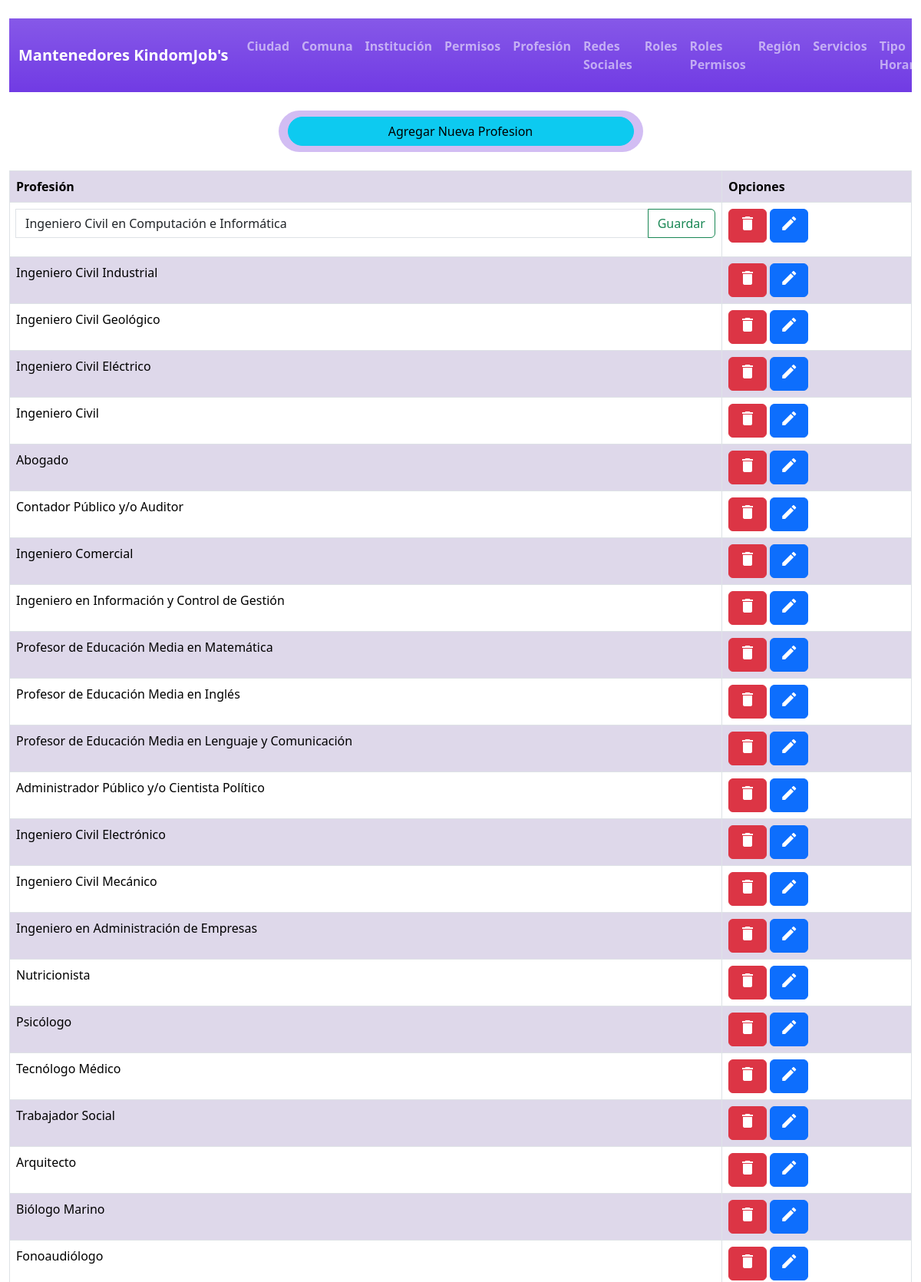
/admin/mantenedor_profesion/form_edicion_profesion.php?id_e=1 (upper part), run on the app's committed database.
### tables this page shows
CREATE TABLE `profesion` (
  `id_profesion` int(11) NOT NULL,
  `nombre_profesion` varchar(100) NOT NULL
);

### admin/mantenedor_profesion/form_edicion_profesion.php (the view, shortened to what this page needs)
<?php
    require('..\conexion.php');
    $id_profesion_recibido = $_GET["id_e"];
    $consulta = "SELECT * FROM profesion WHERE id_profesion = '$id_profesion_recibido'";
    $resultado = mysqli_query($conexion, $consulta);
    while ($row = mysqli_fetch_assoc($resultado))
    {
        $id_profesion_r = $row["id_profesion"];
    }
?>
<!DOCTYPE html>
<html lang="es">
<head>
    <link rel="stylesheet" href="../estilos.css">
    <link href="https://cdn.jsdelivr.net/npm/bootstrap@5.3.3/dist/css/bootstrap.min.css" rel="stylesheet"
>
</head>
<body>
    <div class="container-fluid contenedorcompleto py-4">
    <nav class="navbar navbar-expand-lg bg-gradient bg-opacity-50" data-bs-theme="dark" style="background-color: rgb(113, 59, 228);">
            <div class="container-fluid mt-2 mb-2">
                <a class="navbar-brand" href="../index.php"><b>Mantenedores KindomJob's</b></a>
                <div class="collapse navbar-collapse" id="navbarNav">
                    <ul class="navbar-nav">
                        <li class="nav-item">
                            <a class="nav-link" href="../mantenedor_ciudad/index_ciudad.php"><b>Ciudad</b></a>
                        </li>
                        <li class="nav-item">
                            <a class="nav-link" href="../mantenedor_comuna/index_comuna.php"><b>Comuna</b></a>
                        </li>
                        <li class="nav-item">
                            <a class="nav-link" href="../mantenedor_institucion/index_institucion.php"><b>Institución</b></a>
                        </li>
                        <li class="nav-item">
                            <a class="nav-link" href="../mantenedor_permiso/index_permiso.php"><b>Permisos</b></a>
                        </li>
                        <li class="nav-item">
                            <a class="nav-link" href="../mantenedor_profesion/index_profesion.php"><b>Profesión</b></a>
                        </li>
                        <li class="nav-item">
                            <a class="nav-link" href="../mantenedor_redes_sociales/index_rs.php"><b>Redes Sociales</b></a>
                        </li>
                        <li class="nav-item">
                            <a class="nav-link" href="../mantenedor_roles/index_rol.php"><b>Roles</b></a>
                        </li>
                        <li class="nav-item">
                            <a class="nav-link" href="../mantenedor_roles_permisos/index_rol_permiso.php"><b>Roles Permisos</b></a>
                        </li>
                        <li class="nav-item">
                            <a class="nav-link" href="../mantenedor_region/index_region.php"><b>Región</b></a>
                        </li>
                        <li class="nav-item">
                            <a class="nav-link" href="../mantenedor_servicio/index_servicio.php"><b>Servicios</b></a>
                        </li>
                        <li class="nav-item">
                            <a class="nav-link" href="../mantenedor_tiempohorario/index_th.php"><b>Tipo Horario</b></a>
                        </li>
                    </ul>
                </div>
            </div>
        </nav>
        <br>
        <div class="container text-center">
            <div class="row">
                <div class="col">
                </div>
                <div class="col-6 col-xl-5 col-sm rounded-pill" style="background-color: rgba(115, 52, 216, 0.322);">
                    <div class="d-grid gap-2 py-2">
                            <button type="button" class="btn  btn-info rounded-pill" data-bs-toggle="modal" data-bs-target="#exampleModal">
                                Agregar Nueva Profesion
                            </button>
                    </div>
                </div>
                <div class="col">
                </div>
            </div>
        </div>
        <br>
        <table class="table table-striped table-bordered">
            <tr>
                <th>Profesión</th>
                <th>Opciones</th>
            </tr>
            <?php
        $consulta = "SELECT * FROM profesion";
        $resultado = mysqli_query($conexion, $consulta);
        while ($row = mysqli_fetch_assoc($resultado))
        {
            $id_profesion = $row["id_profesion"];
            $nombre_profesion = $row["nombre_profesion"];
            if ($id_profesion_r == $id_profesion) {
                ?>
                <tr>
                <td><form action='editar_profesion.php' method='POST'>
                    <div class="input-group mb-3">
                    <input type="text" name="nombre_e" class="form-control" aria-describedby="button-addon2" value="<?php echo $nombre_profesion ?>" style="width:50%" required>
                    <button class="btn btn-outline-success" type="sumbit" id="button-addon">Guardar</button>
                    </div>
                </form></td>
                 <td>
                    <a href= "borrar_profesion.php?id_e=<?php echo $id_profesion ?>" class="btn btn-danger" style="color: white; text-decoration: none;"><span class="material-icons">delete</span></a>
                    <a href="form_edicion_profesion.php?id_e=<?php echo $id_profesion ?>" class='btn btn-primary' style='color: white; text-decoration: none;'><span class='material-icons'>edit</span></a>
                 </td>
                 </tr>
                <?php
            }else{
                echo "<tr>";
                echo "<td>".$nombre_profesion."</td>";
                echo "<td>";
                    echo "<a href='borrar_profesion.php?id_e=".$id_profesion."' class='btn btn-danger' style='color: white; text-decoration: none;'><span class='material-icons'>delete</span></a>";
                    echo "<a href='form_edicion_profesion.php?id_e=".$id_profesion."' class='btn btn-primary' style='color: white; text-decoration: none;'><span class='material-icons'>edit</span></a>";
                echo "</td>";
            echo "</tr>";
            }
        }
        ?>
        </table>
    </div>
</body>
</html>

### admin/estilos.css (style rules this page uses)
.contenedorcompleto { height: 100vh; }
.table-striped>tbody>tr:nth-child(odd)>td, .table-striped>tbody>tr:nth-child(odd)>th { background-color: rgb(234, 228, 246) }

### data on the page
profesion: nombre_e "Ingeniero Civil en Computación e Informática"
profesion: nombre_profesion "Ingeniero Civil Industrial"
profesion: nombre_profesion "Ingeniero Civil Geológico"
profesion: nombre_profesion "Ingeniero Civil Eléctrico"
profesion: nombre_profesion "Ingeniero Civil"
profesion: nombre_profesion "Abogado"
profesion: nombre_profesion "Contador Público y/o Auditor"
profesion: nombre_profesion "Ingeniero Comercial"
profesion: nombre_profesion "Ingeniero en Información y Control de Gestión"
profesion: nombre_profesion "Profesor de Educación Media en Matemática"
profesion: nombre_profesion "Profesor de Educación Media en Inglés"
profesion: nombre_profesion "Profesor de Educación Media en Lenguaje y Comunicación"
profesion: nombre_profesion "Administrador Público y/o Cientista Político"
profesion: nombre_profesion "Ingeniero Civil Electrónico"
profesion: nombre_profesion "Ingeniero Civil Mecánico"
profesion: nombre_profesion "Ingeniero en Administración de Empresas"
profesion: nombre_profesion "Nutricionista"
profesion: nombre_profesion "Psicólogo"
profesion: nombre_profesion "Tecnólogo Médico"
profesion: nombre_profesion "Trabajador Social"
profesion: nombre_profesion "Arquitecto"
profesion: nombre_profesion "Biólogo Marino"
profesion: nombre_profesion "Fonoaudiólogo"
